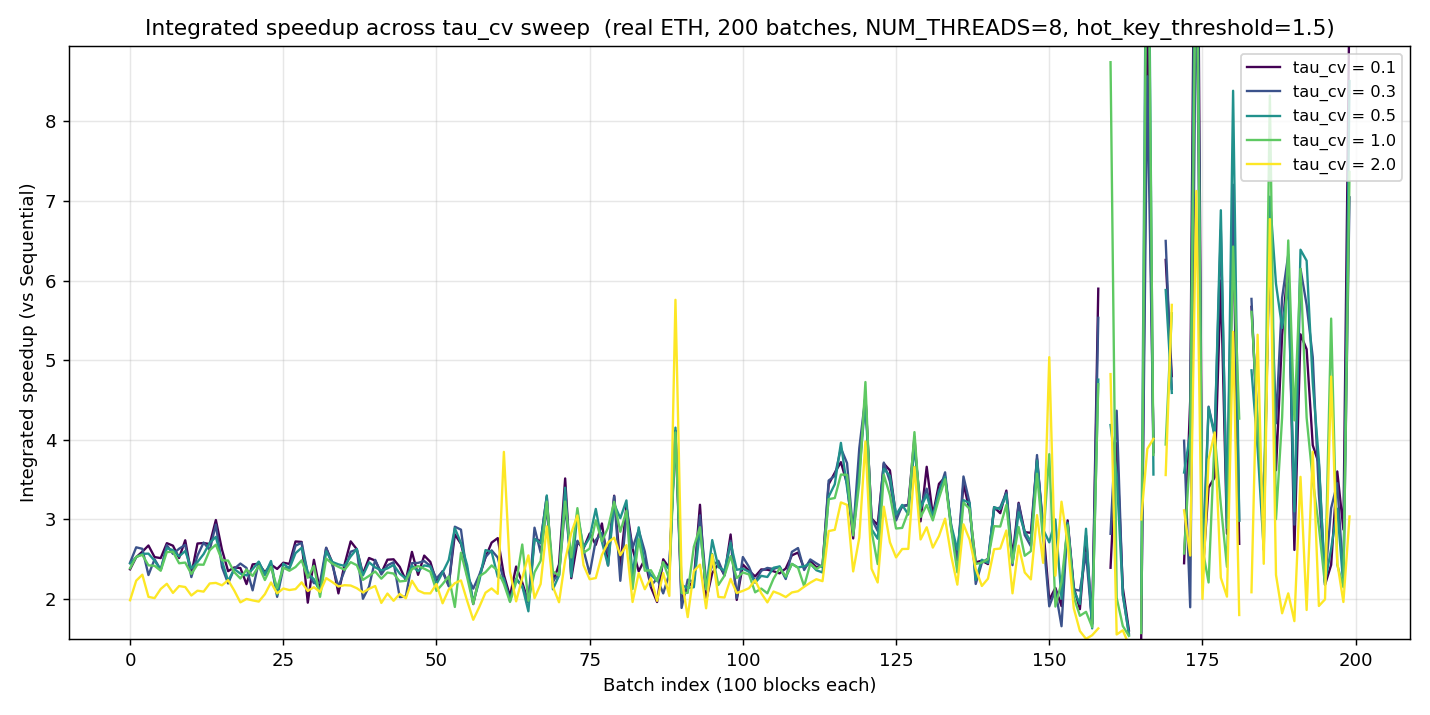

Write the Python code that produced this figure.
"""tau_cv/threshold sweep at NUM_THREADS=8 over 200 batches (real ETH).
Integrated speedup = integrated_tput / seq_tput, one line per value.
Skipped chunk-2 batches (empty rows) become NaN and are dropped by the plot.
"""
from pathlib import Path
import numpy as np, pandas as pd, matplotlib.pyplot as plt

VALUES = [0.1, 0.3, 0.5, 1.0, 2.0]
SWEEP_DIR = Path("/home/ubuntu/congestion_control/pevm/experiments/tau_sweep_t8")
OUT = Path("/home/ubuntu/congestion_control/pevm/experiments/plot_tau_sweep_t8.png")
cmap = plt.get_cmap("viridis")
colors = [cmap(i/(len(VALUES)-1)) for i in range(len(VALUES))]

fig, ax = plt.subplots(figsize=(11, 5.5))
print("value  mean   median  min    max")
for v, color in zip(VALUES, colors):
    csv = SWEEP_DIR / f"batches_tau_{v}.csv"
    if not csv.exists(): print(f"  missing {csv}"); continue
    df = pd.read_csv(csv)
    sp = df["integrated_tput"] / df["seq_tput"]
    ax.plot(df["batch_idx"], sp, label=f"tau_cv = {v}", color=color, linewidth=1.3)
    print(f"{v:>5}  {sp.mean():.3f}  {sp.median():.3f}  {sp.min():.2f}  {sp.max():.2f}")

ax.axhline(1.0, color="black", linewidth=0.7, alpha=0.5)
ax.set_xlabel("Batch index (100 blocks each)")
ax.set_ylabel("Integrated speedup (vs Sequential)")
ax.set_title("Integrated speedup across tau_cv sweep  (real ETH, 200 batches, NUM_THREADS=8, hot_key_threshold=1.5)")
ax.grid(alpha=0.3); ax.legend(loc="upper right", fontsize=9)
allv = np.concatenate([(pd.read_csv(SWEEP_DIR/f"batches_tau_{v}.csv")["integrated_tput"]/
        pd.read_csv(SWEEP_DIR/f"batches_tau_{v}.csv")["seq_tput"]).dropna().values
        for v in VALUES if (SWEEP_DIR/f"batches_tau_{v}.csv").exists()])
ax.set_ylim(max(0, np.percentile(allv,1)-0.1), np.percentile(allv,99)*1.05)
fig.tight_layout(); fig.savefig(OUT, dpi=130)
print(f"wrote {OUT}")
